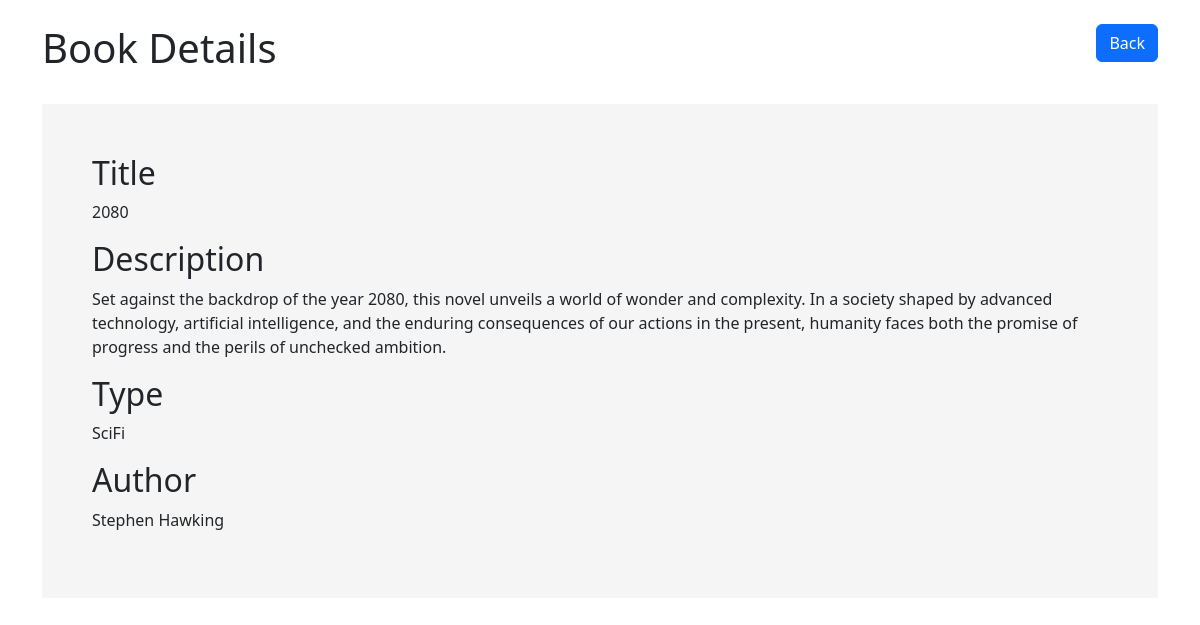
The page /view.php?id=5 on the database its author committed.
### tables this page shows
CREATE TABLE `books` (
  `id` int NOT NULL,
  `title` varchar(128) NOT NULL,
  `author` varchar(128) NOT NULL,
  `type` varchar(50) NOT NULL,
  `description` text NOT NULL
);

### view.php (the view, shortened to what this page needs)
<!DOCTYPE html>
<html lang="en">
<head>
    <link rel="stylesheet" href="https://cdn.jsdelivr.net/npm/bootstrap@5.2.3/dist/css/bootstrap.min.css">
</head>
<body>
    <div class="container">
        <header class="d-flex justify-content-between my-4">
            <h1>Book Details</h1>
            <div>
                <a href="index.php" class="btn btn-primary">Back</a>
            </div>
        </header>
        <div class="book-details my-4">
            <?php
                if(isset($_GET["id"])){
                    $id = $_GET["id"];
                    include("connect.php");
                    $sql = "SELECT * FROM books WHERE id=$id";
                    $result = mysqli_query($conn, $sql);
                    $row = mysqli_fetch_array($result);
                ?>
                <h2>Title</h2>
                <p><?php echo $row["title"]; ?></p>
                <h2>Description</h2>
                <p><?php echo $row["description"]; ?></p>
                <h2>Type</h2>
                <p><?php echo $row["type"]; ?></p>
                <h2>Author</h2>
                <p><?php echo $row["author"]; ?></p>
                <?php
                }
            ?>
        </div>
    </div>
</body>
</html>

### view.php (style rules this page uses)
.book-details { background: #f5f5f5; padding: 50px; }

### rows shown on the page
books: title "2080", description "Set against the backdrop of the year 2080, this novel unveils a world of wonder and complexity. In a society shaped by advanced technology, artificial intelligence, and the enduring consequences of our actions in the present, humanity faces both the promise of progress and the perils of unchecked ambition.", type "SciFi", author "Stephen Hawking"
